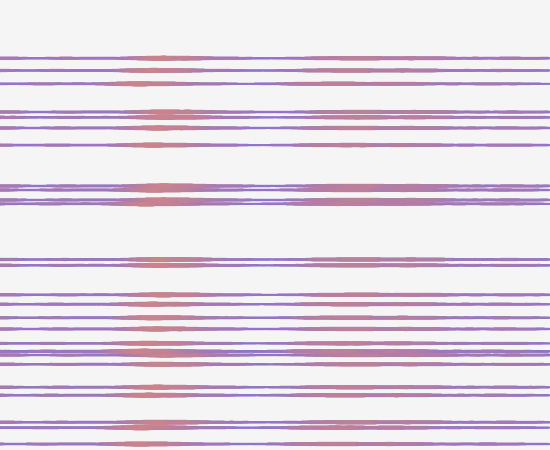
Frame 1 (no input)
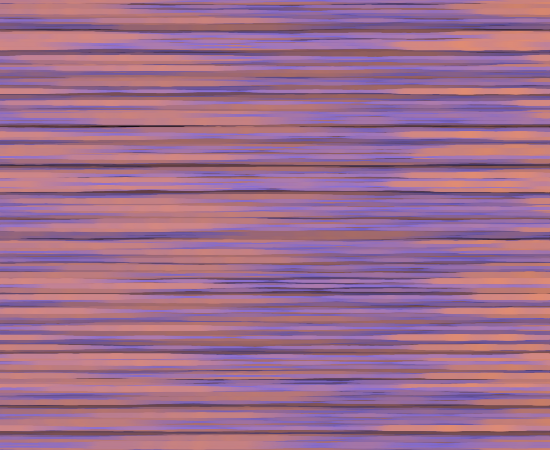
Frame 60 (no input)
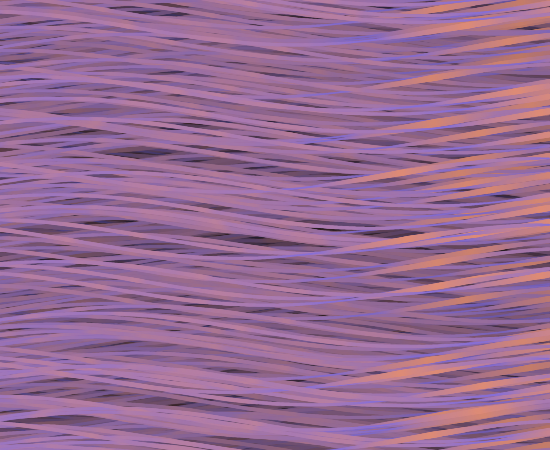
Frame 120 (the mouse pressed at the canvas centre since frame 60)

The p5.js sketch that drew these frames (run headless with seeded random() and noise() and a simulated clock; from frame 60 on, the mouse is pressed at the canvas centre):

// p5.js sketch
// ── sketch.js
let r;
let g;
let b;
let ampadj = 3;

function setup() {
  createCanvas(550, 450);
}

function draw() {
  background(0, 10);
  for (let i = 0; i < 40; i++) {
    drawWave(random(-100, height + 100), random(0.01, 0.3));
  }
}

function drawWave(y, freqAdj) {
  for (let x = 0; x < width; x += 1) {
    let freq, amp;

    freq = frameCount * 0.01;
    amp = mouseY *0.01;
    let sinForAmp = sin(freq) * amp;

    freq = frameCount * freqAdj;
    amp = 1;
    let sinForFreq = sin(freq) * amp;

    freq = x * 0.01 + frameCount * 0.3 + sinForFreq;
    ampadj = lerp(ampadj, 8, 0.2);
    amp = ampadj * sinForAmp;
    let sinValue = sin(freq) * amp;

    //color
    r = map(noise(freq), 0, 1, 100, 255);
    g = map(noise(freq), 0, 1, 100, 150);
    b = map(noise(freq), 0, 1, 255, 80);
    noStroke();
    fill(r, g, b);
    circle(x, y + sinValue, noise(freq) * 8);
  }
}
